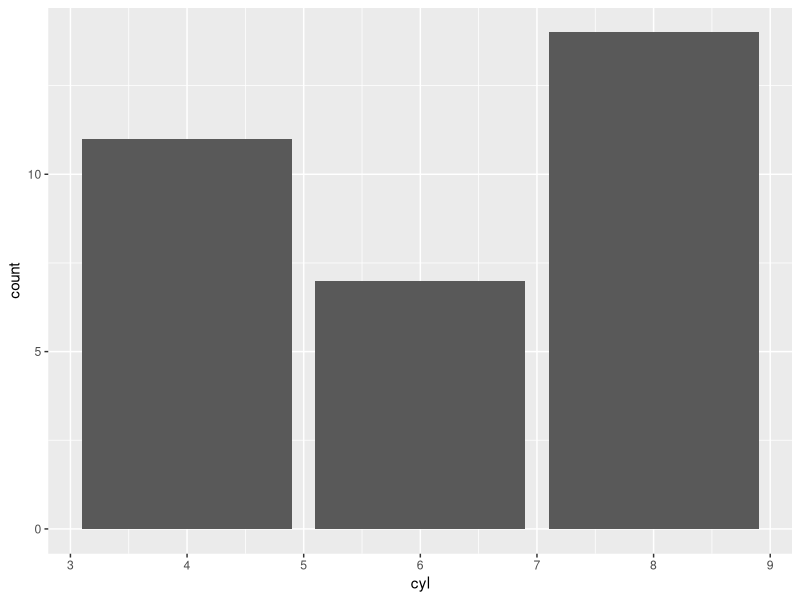
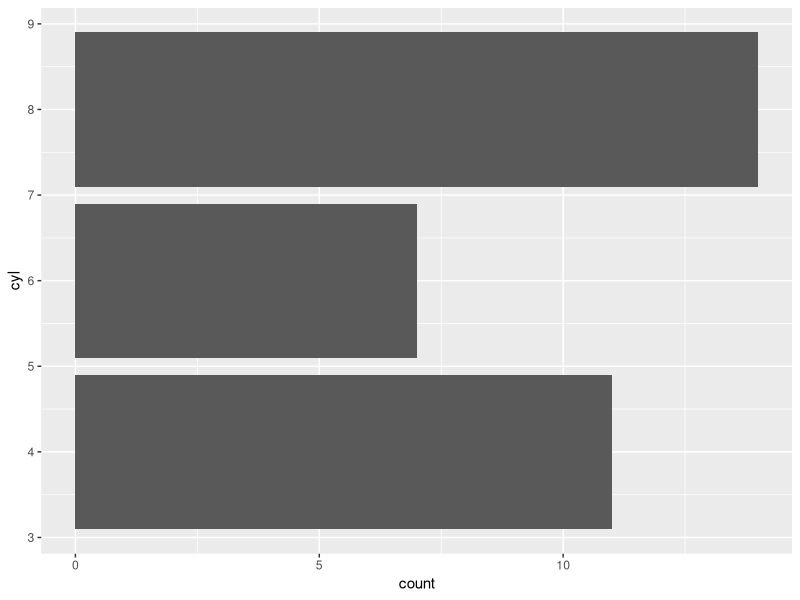

Recreate these plots in R, in order.
#GRAFICO DE BARRAS EN GGPLOT2

library(ggplot2)
# Cargamos los datos
data(mtcars)
attach(mtcars)
head(mtcars)
df=as.data.frame(mtcars)
head(df)
#Tabla de frecuencias
mi_tabla <- table(cyl)

mi_tabla

#Barras verticales
ggplot(data=df,aes(x=cyl))+
  geom_bar()
# barras horizontales
ggplot(data=df,aes(x=cyl))+
  geom_bar()+coord_flip()
